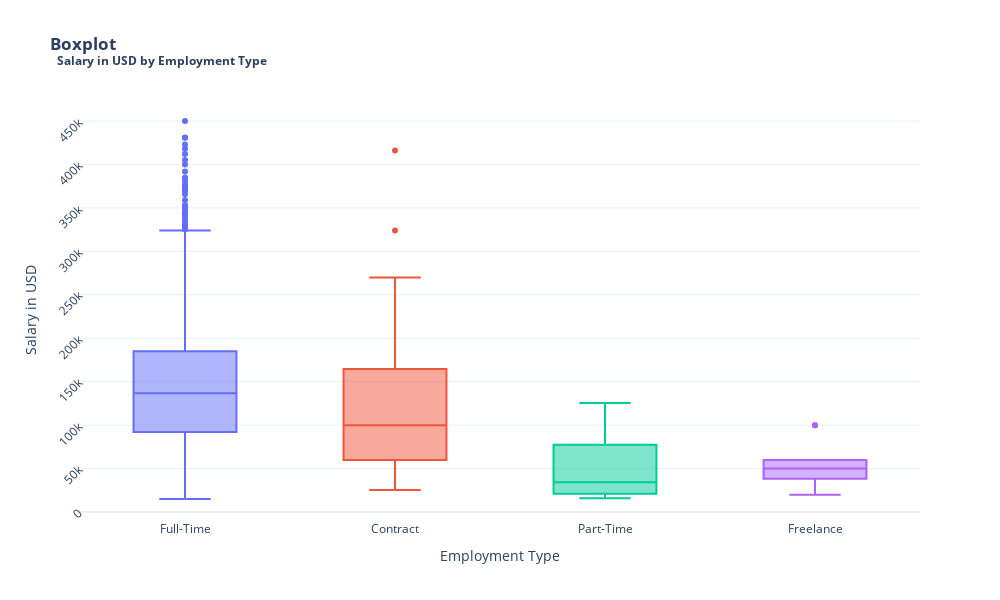
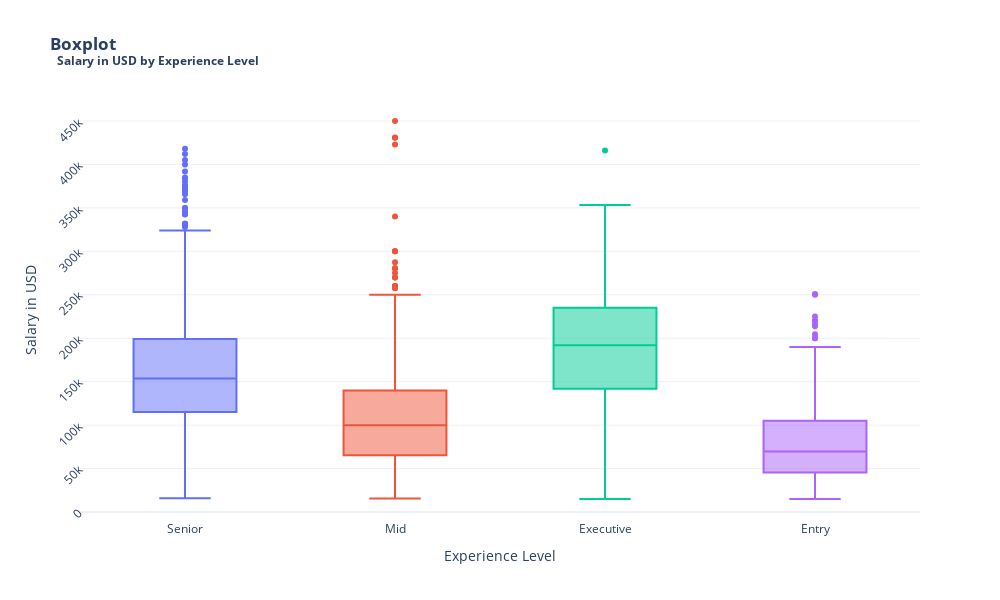
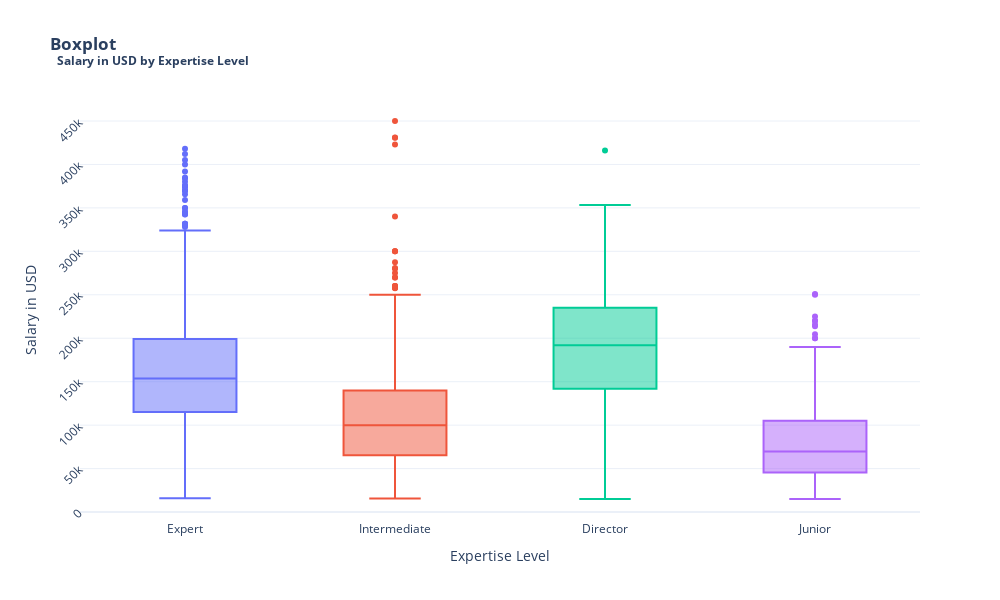
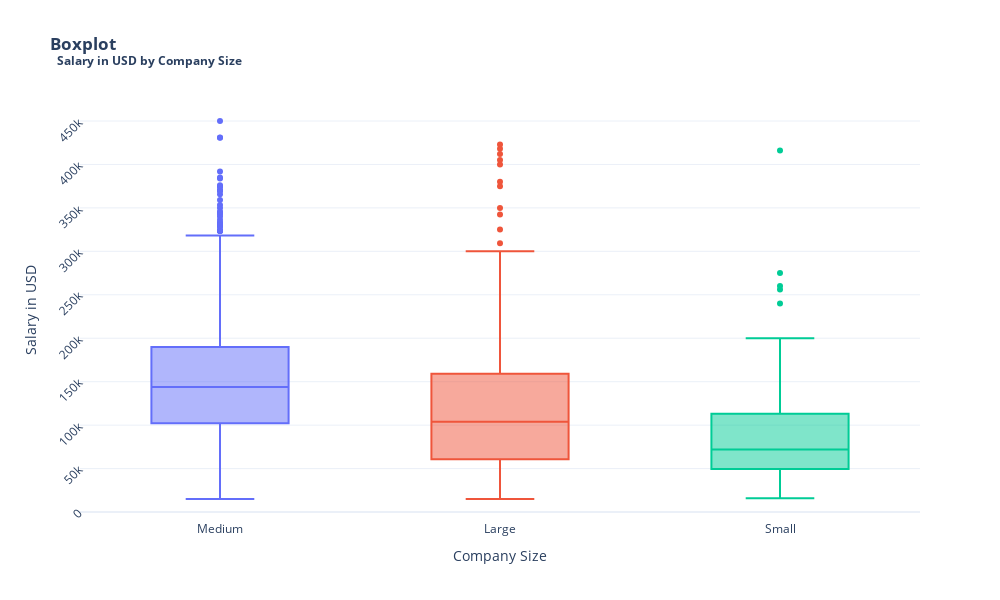

Write notebook code for charts like these, in order.
### Markdown cell above
<span style="font-size: 20px">We can also use boxplots to see how <code>Salary in USD</code> correlates with other features. This is helpful to understand what makes a high-earning professional, as we can identify patterns on where people are making more money, such as the Job Title they hold, where they work, etc. </span>

### Code cell
categorical_columns = ['Employment Type', 'Experience Level', 'Expertise Level','Company Size', 'Year']
for feat in categorical_columns:
    individual_boxplot(df, 'Salary in USD', feat)

### Figure 1 — Plotly figure (JSON) as saved in the notebook; plotly's stock layout.template omitted (floating-point values rounded to 4 significant figures; data arrays with more than 128 entries replaced by an {"elided": "..."} marker saying what was removed)
{"data": [{"alignmentgroup": "True", "hovertemplate": "Employment Type=%{x}<br>Salary in USD=%{y}<extra></extra>", "legendgroup": "Full-Time", "marker": {"color": "#636efa"}, "name": "Full-Time", "notched": false, "offsetgroup": "Full-Time", "orientation": "v", "showlegend": true, "type": "box", "x": {"elided": "3261 str values"}, "x0": " ", "xaxis": "x", "y": {"elided": "3261 int values"}, "y0": " ", "yaxis": "y"}, {"alignmentgroup": "True", "hovertemplate": "Employment Type=%{x}<br>Salary in USD=%{y}<extra></extra>", "legendgroup": "Contract", "marker": {"color": "#EF553B"}, "name": "Contract", "notched": false, "offsetgroup": "Contract", "orientation": "v", "showlegend": true, "type": "box", "x": ["Contract", "Contract", "Contract", "Contract", "Contract", "Contract", "Contract", "Contract", "Contract", "Contract", "Contract", "Contract", "Contract", "Contract", "Contract"], "x0": " ", "xaxis": "x", "y": [118539, 180000, 105000, 83200, 60000, 323905, 30000, 25500, 90000, 60000, 30469, 270000, 105000, 416000, 100000], "y0": " ", "yaxis": "y"}, {"alignmentgroup": "True", "hovertemplate": "Employment Type=%{x}<br>Salary in USD=%{y}<extra></extra>", "legendgroup": "Part-Time", "marker": {"color": "#00cc96"}, "name": "Part-Time", "notched": false, "offsetgroup": "Part-Time", "orientation": "v", "showlegend": true, "type": "box", "x": ["Part-Time", "Part-Time", "Part-Time", "Part-Time", "Part-Time", "Part-Time", "Part-Time", "Part-Time", "Part-Time", "Part-Time", "Part-Time", "Part-Time", "Part-Time"], "x0": " ", "xaxis": "x", "y": [56000, 34320, 18160, 25216, 125404, 19073, 110000, 52533, 100000, 15966, 69741, 28609, 21669], "y0": " ", "yaxis": "y"}, {"alignmentgroup": "True", "hovertemplate": "Employment Type=%{x}<br>Salary in USD=%{y}<extra></extra>", "legendgroup": "Freelance", "marker": {"color": "#ab63fa"}, "name": "Freelance", "notched": false, "offsetgroup": "Freelance", "orientation": "v", "showlegend": true, "type": "box", "x": ["Freelance", "Freelance", "Freelance", "Freelance", "Freelance", "Freelance", "Freelance", "Freelance", "Freelance", "Freelance", "Freelance"], "x0": " ", "xaxis": "x", "y": [36000, 60000, 50000, 50000, 50000, 100000, 45555, 30523, 100000, 20000, 60000], "y0": " ", "yaxis": "y"}], "layout": {"boxmode": "overlay", "height": 600, "legend": {"title": {"text": "Employment Type"}, "tracegroupgap": 0}, "margin": {"l": 80, "t": 100}, "showlegend": false, "title": {"text": "<b>Boxplot<br> <sup> Salary in USD by Employment Type</sup></b>"}, "width": 1000, "xaxis": {"anchor": "y", "categoryarray": ["Full-Time", "Contract", "Part-Time", "Freelance"], "categoryorder": "array", "domain": [0.0, 1.0], "title": {"text": "Employment Type"}}, "yaxis": {"anchor": "x", "domain": [0.0, 1.0], "tickangle": -45, "title": {"text": "Salary in USD"}}}}

### Figure 2 — Plotly figure (JSON) as saved in the notebook; plotly's stock layout.template omitted (floating-point values rounded to 4 significant figures; data arrays with more than 128 entries replaced by an {"elided": "..."} marker saying what was removed)
{"data": [{"alignmentgroup": "True", "hovertemplate": "Experience Level=%{x}<br>Salary in USD=%{y}<extra></extra>", "legendgroup": "Senior", "marker": {"color": "#636efa"}, "name": "Senior", "notched": false, "offsetgroup": "Senior", "orientation": "v", "showlegend": true, "type": "box", "x": {"elided": "2065 str values"}, "x0": " ", "xaxis": "x", "y": {"elided": "2065 int values"}, "y0": " ", "yaxis": "y"}, {"alignmentgroup": "True", "hovertemplate": "Experience Level=%{x}<br>Salary in USD=%{y}<extra></extra>", "legendgroup": "Mid", "marker": {"color": "#EF553B"}, "name": "Mid", "notched": false, "offsetgroup": "Mid", "orientation": "v", "showlegend": true, "type": "box", "x": {"elided": "797 str values"}, "x0": " ", "xaxis": "x", "y": {"elided": "797 int values"}, "y0": " ", "yaxis": "y"}, {"alignmentgroup": "True", "hovertemplate": "Experience Level=%{x}<br>Salary in USD=%{y}<extra></extra>", "legendgroup": "Executive", "marker": {"color": "#00cc96"}, "name": "Executive", "notched": false, "offsetgroup": "Executive", "orientation": "v", "showlegend": true, "type": "box", "x": {"elided": "146 str values"}, "x0": " ", "xaxis": "x", "y": {"elided": "146 int values"}, "y0": " ", "yaxis": "y"}, {"alignmentgroup": "True", "hovertemplate": "Experience Level=%{x}<br>Salary in USD=%{y}<extra></extra>", "legendgroup": "Entry", "marker": {"color": "#ab63fa"}, "name": "Entry", "notched": false, "offsetgroup": "Entry", "orientation": "v", "showlegend": true, "type": "box", "x": {"elided": "292 str values"}, "x0": " ", "xaxis": "x", "y": {"elided": "292 int values"}, "y0": " ", "yaxis": "y"}], "layout": {"boxmode": "overlay", "height": 600, "legend": {"title": {"text": "Experience Level"}, "tracegroupgap": 0}, "margin": {"l": 80, "t": 100}, "showlegend": false, "title": {"text": "<b>Boxplot<br> <sup> Salary in USD by Experience Level</sup></b>"}, "width": 1000, "xaxis": {"anchor": "y", "categoryarray": ["Senior", "Mid", "Executive", "Entry"], "categoryorder": "array", "domain": [0.0, 1.0], "title": {"text": "Experience Level"}}, "yaxis": {"anchor": "x", "domain": [0.0, 1.0], "tickangle": -45, "title": {"text": "Salary in USD"}}}}

### Figure 3 — Plotly figure (JSON) as saved in the notebook; plotly's stock layout.template omitted (floating-point values rounded to 4 significant figures; data arrays with more than 128 entries replaced by an {"elided": "..."} marker saying what was removed)
{"data": [{"alignmentgroup": "True", "hovertemplate": "Expertise Level=%{x}<br>Salary in USD=%{y}<extra></extra>", "legendgroup": "Expert", "marker": {"color": "#636efa"}, "name": "Expert", "notched": false, "offsetgroup": "Expert", "orientation": "v", "showlegend": true, "type": "box", "x": {"elided": "2065 str values"}, "x0": " ", "xaxis": "x", "y": {"elided": "2065 int values"}, "y0": " ", "yaxis": "y"}, {"alignmentgroup": "True", "hovertemplate": "Expertise Level=%{x}<br>Salary in USD=%{y}<extra></extra>", "legendgroup": "Intermediate", "marker": {"color": "#EF553B"}, "name": "Intermediate", "notched": false, "offsetgroup": "Intermediate", "orientation": "v", "showlegend": true, "type": "box", "x": {"elided": "797 str values"}, "x0": " ", "xaxis": "x", "y": {"elided": "797 int values"}, "y0": " ", "yaxis": "y"}, {"alignmentgroup": "True", "hovertemplate": "Expertise Level=%{x}<br>Salary in USD=%{y}<extra></extra>", "legendgroup": "Director", "marker": {"color": "#00cc96"}, "name": "Director", "notched": false, "offsetgroup": "Director", "orientation": "v", "showlegend": true, "type": "box", "x": {"elided": "146 str values"}, "x0": " ", "xaxis": "x", "y": {"elided": "146 int values"}, "y0": " ", "yaxis": "y"}, {"alignmentgroup": "True", "hovertemplate": "Expertise Level=%{x}<br>Salary in USD=%{y}<extra></extra>", "legendgroup": "Junior", "marker": {"color": "#ab63fa"}, "name": "Junior", "notched": false, "offsetgroup": "Junior", "orientation": "v", "showlegend": true, "type": "box", "x": {"elided": "292 str values"}, "x0": " ", "xaxis": "x", "y": {"elided": "292 int values"}, "y0": " ", "yaxis": "y"}], "layout": {"boxmode": "overlay", "height": 600, "legend": {"title": {"text": "Expertise Level"}, "tracegroupgap": 0}, "margin": {"l": 80, "t": 100}, "showlegend": false, "title": {"text": "<b>Boxplot<br> <sup> Salary in USD by Expertise Level</sup></b>"}, "width": 1000, "xaxis": {"anchor": "y", "categoryarray": ["Expert", "Intermediate", "Director", "Junior"], "categoryorder": "array", "domain": [0.0, 1.0], "title": {"text": "Expertise Level"}}, "yaxis": {"anchor": "x", "domain": [0.0, 1.0], "tickangle": -45, "title": {"text": "Salary in USD"}}}}

### Figure 4 — Plotly figure (JSON) as saved in the notebook; plotly's stock layout.template omitted (floating-point values rounded to 4 significant figures; data arrays with more than 128 entries replaced by an {"elided": "..."} marker saying what was removed)
{"data": [{"alignmentgroup": "True", "hovertemplate": "Company Size=%{x}<br>Salary in USD=%{y}<extra></extra>", "legendgroup": "Medium", "marker": {"color": "#636efa"}, "name": "Medium", "notched": false, "offsetgroup": "Medium", "orientation": "v", "showlegend": true, "type": "box", "x": {"elided": "2707 str values"}, "x0": " ", "xaxis": "x", "y": {"elided": "2707 int values"}, "y0": " ", "yaxis": "y"}, {"alignmentgroup": "True", "hovertemplate": "Company Size=%{x}<br>Salary in USD=%{y}<extra></extra>", "legendgroup": "Large", "marker": {"color": "#EF553B"}, "name": "Large", "notched": false, "offsetgroup": "Large", "orientation": "v", "showlegend": true, "type": "box", "x": {"elided": "442 str values"}, "x0": " ", "xaxis": "x", "y": {"elided": "442 int values"}, "y0": " ", "yaxis": "y"}, {"alignmentgroup": "True", "hovertemplate": "Company Size=%{x}<br>Salary in USD=%{y}<extra></extra>", "legendgroup": "Small", "marker": {"color": "#00cc96"}, "name": "Small", "notched": false, "offsetgroup": "Small", "orientation": "v", "showlegend": true, "type": "box", "x": {"elided": "151 str values"}, "x0": " ", "xaxis": "x", "y": {"elided": "151 int values"}, "y0": " ", "yaxis": "y"}], "layout": {"boxmode": "overlay", "height": 600, "legend": {"title": {"text": "Company Size"}, "tracegroupgap": 0}, "margin": {"l": 80, "t": 100}, "showlegend": false, "title": {"text": "<b>Boxplot<br> <sup> Salary in USD by Company Size</sup></b>"}, "width": 1000, "xaxis": {"anchor": "y", "categoryarray": ["Medium", "Large", "Small"], "categoryorder": "array", "domain": [0.0, 1.0], "title": {"text": "Company Size"}}, "yaxis": {"anchor": "x", "domain": [0.0, 1.0], "tickangle": -45, "title": {"text": "Salary in USD"}}}}
